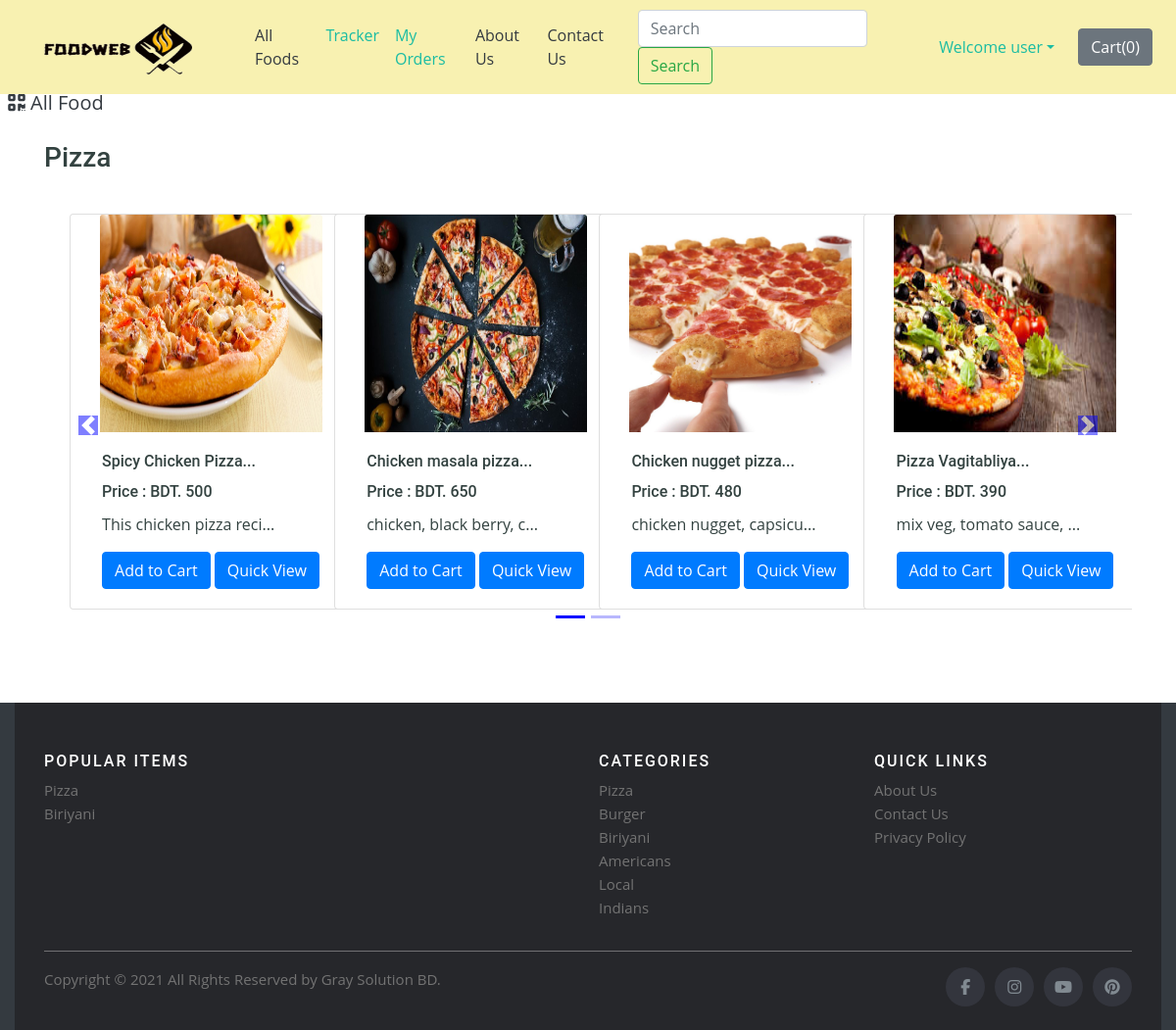
/shop/search/?search=Pizza (signed in), run on the app's committed database.
### shop/models.py (models this page shows, shortened)
class Product(models.Model):
    product_id = models.AutoField
    product_name = models.CharField(max_length=50)
    category = models.CharField(max_length=50, default="")
    subcategory = models.CharField(max_length=50, default="")
    price = models.IntegerField(default=0)
    desc = models.CharField(max_length=200)
    pub_date = models.DateField()
    image = models.ImageField(upload_to="shop/images", default="")

### shop/views.py (the view)
# urls.py: path('search/', views.search, name="Search"),
def search(request):
    query = request.GET.get('search')
    allProds = []
    catprods = Product.objects.values('category', 'id')
    cats = {item['category'] for item in catprods}
    for cat in cats:
        prodtemp = Product.objects.filter(category=cat)
        prod = [item for item in prodtemp if searchMatch(query, item)]
        n = len(prod)
        nSlides = n // 4 + ceil((n / 4) - (n // 4))
        if len(prod) != 0:
            allProds.append([prod, range(1, nSlides), nSlides])
    foodweb = {'allProds': allProds, "msg": ""}
    if len(allProds) == 0 or len(query) < 3:
        foodweb = {'msg': "No item available. Please make sure to enter relevant search query"}
    return render(request, 'shop/search.html', foodweb)

### shop/views.py (called while the page is built)
def searchMatch(query, item):
    if query in item.desc.lower() or query in item.product_name.lower() or query in item.category.lower() or query in item.desc or query in item.product_name or query in item.category or query in item.desc.upper() or query in item.product_name.upper() or query in item.category.upper():
        return True
    else:
        return False

### shop/templates/shop/search.html (shortened to what this page needs)
{% extends 'shop/basic.html' %}
{% block body %}
    {% load static %}
    <div>&nbsp;
        <a href="/shop" class="active text-dark"  style="font-size:20px;">
          <i class="fas fa-qrcode"></i>
          <span>All Food</span>
        </a>
    </div>
    <div class="container" id="cont">
        {% for product, range, nSlides in allProds %}
        <h3 class="my-4">{{product.0.category}}</h3>
        <div class="row">
            <div id="demo{{forloop.counter}}" class="col carousel slide my-3" data-ride="carousel">
                <ul class="carousel-indicators">
                    <li data-target="#demo{{forloop.counter}}" data-slide-to="0" class="active"></li>
                    {% for i in range %}
                    <li data-target="#demo{{forloop.parentloop.counter}}" data-slide-to="{{i}}"></li>
                    {% endfor %}
                </ul>
                <div class="container carousel-inner no-padding">
                    <div class="carousel-item active">
                        {% for i in product %}
                        <div class="col-xs-3 col-sm-3 col-md-3">
                            <div class="card align-items-center" style="width: 18rem;">
                                <img src='/media/{{i.image}}' class="card-img-top" alt="...">
                                <div class="card-body">
                                    <h6 class="card-title" id="namepr{{i.id}}">{{i.product_name|slice:"0:20"}}...</h6>
                                     <h6 class="card-title" >Price : BDT. <span id="pricepr{{i.id}}">{{i.price}}</span></h6>
                                    <p class="card-text">{{i.desc|slice:"0:23"}}...</p>
                                    <span id="divpr{{i.id}}" class="divpr">
                                        <button id="pr{{i.id}}" class="btn btn-primary cart">Add to Cart</button>
                                    </span>
                                    <a href="/shop/productView/{{i.id}}"> <button id="qv{{i.id}}" class="btn btn-primary cart">Quick View</button> </a>
                                </div>
                            </div>
                        </div>
                        {% if forloop.counter|divisibleby:4 and forloop.counter > 0 and not forloop.last %}
                    </div>
                        {% endif %}
                        {% endfor %}
                </div>
            </div>
            <a class="carousel-control-prev" href="#demo{{forloop.counter}}" data-slide="prev">
                <span class="carousel-control-prev-icon"></span>
            </a>
            <a class="carousel-control-next" href="#demo{{forloop.counter}}" data-slide="next">
                <span class="carousel-control-next-icon"></span>
            </a>
        </div>
        {% endfor %}
    </div>
{% endblock %}

### shop/templates/shop/basic.html (shortened to what this page needs)
<!doctype html>
<html lang="en">
  <head>
     {% load static %}
    <link rel="stylesheet" href="https://stackpath.bootstrapcdn.com/bootstrap/4.2.1/css/bootstrap.min.css">
    <link rel="stylesheet" href="https://stackpath.bootstrapcdn.com/bootstrap/4.3.1/css/bootstrap.min.css">
    <link rel="stylesheet" href="https://use.fontawesome.com/releases/v5.8.2/css/all.css">
    <link href="{% static 'shop/assets/css/style.css' %}" rel="stylesheet">
  </head>
  <body>
    <nav class="navbar navbar-expand-lg nav-mod fixed-top">
      <div><a class="navbar-brand" href="/"><img src="http://127.0.0.1:8000/media/shop/images/foodwebLogo.png" alt="" style="width:220px; height: 70px;"></a></div>
      <div class="collapse navbar-collapse" id="navbarSupportedContent">
        <ul class="navbar-nav mr-auto">
          <li class="nav-item active">
            <a class="nav-link text-dark" href="/shop">All Foods<span class="sr-only">(current)</span></a>
          </li>
          {% if user.is_authenticated %}
          <li class="nav-item">
            <a class="nav-link" href="/shop/tracker/">Tracker</a>
          </li>
          <li class="nav-item">
            <a class="nav-link" href="/shop/orderView/">My Orders</a>
          </li>
          {% endif %}
          <li class="nav-item">
            <a class="nav-link text-dark" href="/shop/about">About Us</a>
          </li>
          <li class="nav-item">
            <a class="nav-link text-dark" href="/shop/contact">Contact Us</a>
          </li>
        </ul>
        <form method="get" action="/shop/search" class="form-inline my-2 my-lg-0 mx-3">
          <input class="form-control mr-sm-2" type="search" name="search" id="search" placeholder="Search" aria-label="Search" required>
          <button class="btn btn-outline-success my-2 my-sm-0" type="submit">Search</button>
        </form>
        {% if user.is_authenticated %}
        <ul class="navbar-nav mr-2">
          <li class="nav-item dropdown">
            <a class="nav-link dropdown-toggle" href='#' id="navbarDropdown" role="button" data-toggle="dropdown"> Welcome {{request.user}}</a>
          </li>
        </ul>
        {% else %}
        <button type="button" class="btn btn-primary mx-2" data-toggle="modal" data-target="#loginModal">Login</button>
        <button type="button" class="btn btn-success mx-2" data-toggle="modal" data-target="#signupModal">SignUp</button>
        {% endif %}
        <button type="button" class="btn btn-secondary mx-2" id="popcart" data-container="body" data-html="true" data-toggle="popover" title="MyCart" data-placement="bottom" data-content="Bottom popover">
          Cart(<span id="cart">0</span>)
        </button>
      </div>
    </nav>
    <div class="margin-msg">
    {% block body %} {% endblock %}
  </div>
  <div class="footer container-fluid bg-dark text-light">
    <footer class="site-footer">
      <div class="container">
        <div class="row">
          <div class="col-sm-12 col-md-6">
            <h6>Popular Items</h6>
            <ul class="footer-links">
              <li><a href="/shop">Pizza</a></li>
              <li><a href="/shop">Biriyani</a></li>
            </ul>
          </div>
          <div class="col-xs-6 col-md-3">
            <h6>Categories</h6>
            <ul class="footer-links">
              <li><a href="/shop">Pizza</a></li>
              <li><a href="/shop">Burger</a></li>
              <li><a href="/shop">Biriyani</a></li>
              <li><a href="/shop">Americans</a></li>
              <li><a href="/shop">Local</a></li>
              <li><a href="/shop">Indians</a></li>
            </ul>
          </div>
          <div class="col-xs-6 col-md-3">
            <h6>Quick Links</h6>
            <ul class="footer-links">
              <li><a href="/shop/about">About Us</a></li>
              <li><a href="/shop/contact">Contact Us</a></li>
              <li><a href="#">Privacy Policy</a></li>
            </ul>
          </div>
        </div>
        <hr>
      </div>
      <div class="container">
        <div class="row">
          <div class="col-md-8 col-sm-6 col-xs-12">
            <p class="copyright-text">Copyright &copy; 2021 All Rights Reserved by
         <a href="#">Gray Solution BD</a>.
            </p>
          </div>
          <div class="col-md-4 col-sm-6 col-xs-12">
            <ul class="social-icons">
              <li><a class="facebook" href="https://www.facebook.com/"><i class="fa fa-facebook"></i></a></li>
              <li><a class="instagram" href="https://www.instagram.com/"><i class="fa fa-instagram"></i></a></li>
              <li><a class="youtube" href="#"><i class="fa fa-youtube"></i></a></li>
              <li><a class="pinterest" href="#"><i class="fa fa-pinterest"></i></a></li>
            </ul>
          </div>
        </div>
      </div>
    </footer>
   </div>
  </body>
</html>

### shop/static/shop/assets/css/style.css (style rules this page uses)
body { font-family: "Open Sans", sans-serif; color: #334240; }
a { color: #1bbca3; }
h1, h2, h3, h4, h5, h6 { font-family: "Roboto", sans-serif; }
.site-footer { background-color:#26272b; padding:45px 0 20px; font-size:15px; line-height:24px; color:#737373; }
.site-footer hr { border-top-color:#bbb; opacity:0.5 }
.site-footer h6 { color:#fff; font-size:16px; text-transform:uppercase; margin-top:5px; letter-spacing:2px }
.site-footer a { color:#737373; }
.footer-links { padding-left:0; list-style:none }
.footer-links li { display:block }
.footer-links a { color:#737373 }
.site-footer .social-icons { text-align:right }
.site-footer .social-icons a { width:40px; height:40px; line-height:40px; margin-left:6px; margin-right:0; border-radius:100%; background-color:#33353d }
.copyright-text { margin:0 }
.social-icons { padding-left:0; margin-bottom:0; list-style:none }
.social-icons li { display:inline-block; margin-bottom:4px }
.social-icons a { background-color:#eceeef; color:#818a91; font-size:16px; display:inline-block; line-height:44px; width:44px; height:44px; text-align:center; margin-right:8px; border-radius:100%; -webkit-transition:all .2s linear; -o-transition:all .2s linear; transition:all .2s linear }

### data on the page
Product: category "Pizza", image (picture), product_name "Spicy Chicken Pizza", price "500", desc "This chicken pizza reci"
Product: image (picture), product_name "Chicken masala pizza", price "650", desc "chicken, black berry, c"
Product: image (picture), product_name "Chicken nugget pizza", price "480", desc "chicken nugget, capsicu"
Product: image (picture), product_name "Pizza Vagitabliya", price "390", desc "mix veg, tomato sauce,"

### other printed values
{{ request.user }} "user"
